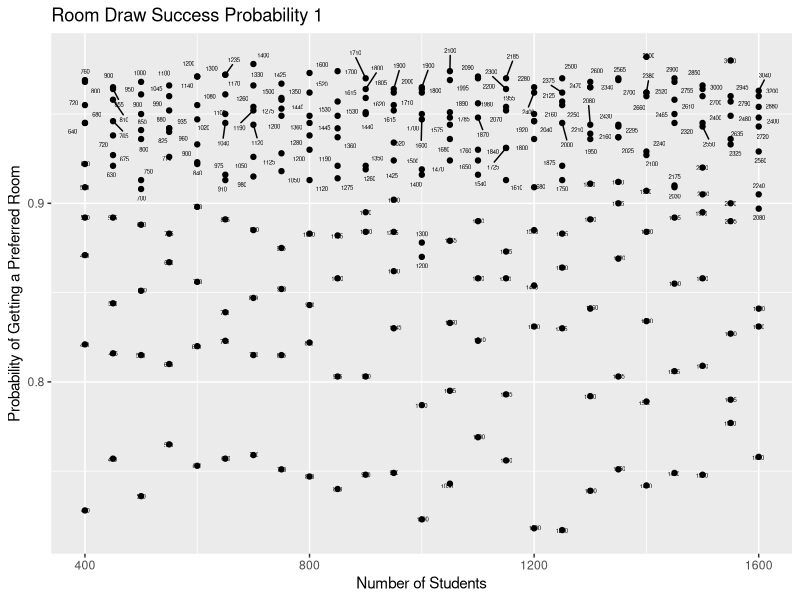
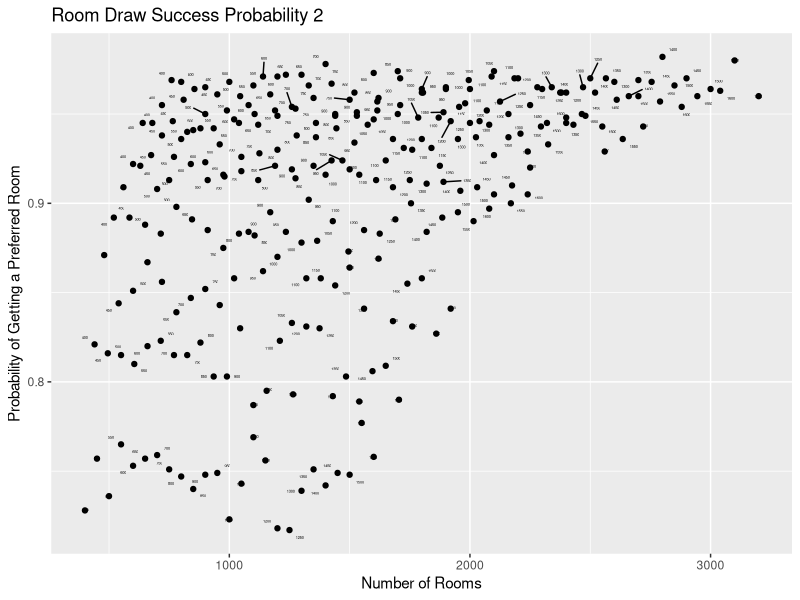

The R source for these figures, in order:
## ---- chunk 1
library(tidyverse)
library(ggrepel)
library(ggplot2)
room_draw <- function(room, student, preference){
  room_number <- 1:room
  my_order <- sample(1:student, 1)
  my_preferred_room <- sample(room_number, preference, replace = FALSE)
  earlier_picks <- c()
  if (my_order != 1) {
    earlier_picks <- sample(room_number, my_order - 1)
  }
  for (i in my_preferred_room){
    if (!(i %in% earlier_picks)) {
      return (TRUE)
    }
  }
  return (FALSE)
}

simulation <- function(room, student, preference = 3, n = 1000){
  return(sum(replicate(n, room_draw(room, student, preference))))
}

df <- expand_grid(student = seq(400, 1600, by = 50),
                  ratio = seq(1.0, 2.0, by = 0.1),
                  preference = c(3)) |>
  mutate(room = student * ratio)

set.seed(47)
sim_results <- df |>
  mutate(
    success = pmap(list(room, student, preference), 
                  ~ simulation(room = ..1, student = ..2, preference = ..3)),
    prob = as.numeric(success) / 1000
    )
## ---- chunk 2
ggplot(sim_results, aes(x = student, y = prob)) +
  geom_point() +
  geom_text_repel(aes(label = room), size = 1.5) +
  labs(
    title = "Room Draw Success Probability 1",
    x = "Number of Students",
    y = "Probability of Getting a Preferred Room"
  )

ggplot(sim_results, aes(x = room, y = prob)) +
  geom_point() +
  geom_text_repel(aes(label = student), size = 1.0) +
  labs(
    title = "Room Draw Success Probability 2",
    x = "Number of Rooms",
    y = "Probability of Getting a Preferred Room"
  )
